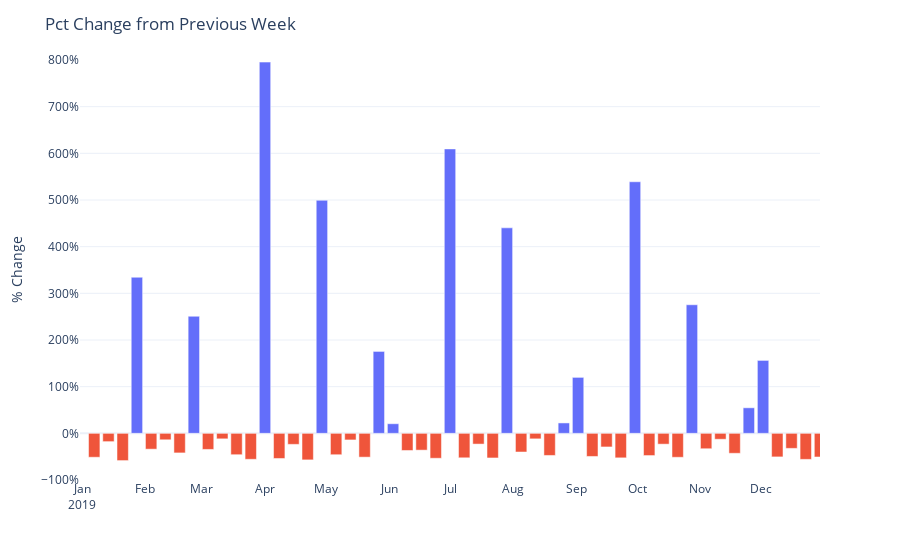

Notebook code for this chart:
### Code cell
fig = px.bar(df_test, 
             x = df_test.index, 
             y = df_test.columns,
            template = "plotly_white"
)

fig.update_xaxes(
    dtick="M1",
    tickformat="%b\n%Y",
)

fig.update_yaxes(
    tickformat = ',.0%',
    range = [-1,8],
)

fig.update_layout(
    xaxis_title = None,
    yaxis_title = '% Change',
    title_text = 'Pct Change from Previous Week',
    xaxis_range = ['2018-12-31','2019-12-30'],
    barmode='relative',
    showlegend=False
)

fig.show();

### Figure 1 — Plotly figure (JSON) as saved in the notebook; plotly's stock layout.template omitted (floating-point values rounded to 4 significant figures)
{"data": [{"alignmentgroup": "True", "hovertemplate": "variable=positive<br>week=%{x}<br>value=%{y}<extra></extra>", "legendgroup": "positive", "marker": {"color": "#636efa"}, "name": "positive", "offsetgroup": "positive", "orientation": "v", "showlegend": true, "textposition": "auto", "type": "bar", "x": ["2018-12-31T00:00:00", "2019-01-07T00:00:00", "2019-01-14T00:00:00", "2019-01-21T00:00:00", "2019-01-28T00:00:00", "2019-02-04T00:00:00", "2019-02-11T00:00:00", "2019-02-18T00:00:00", "2019-02-25T00:00:00", "2019-03-04T00:00:00", "2019-03-11T00:00:00", "2019-03-18T00:00:00", "2019-03-25T00:00:00", "2019-04-01T00:00:00", "2019-04-08T00:00:00", "2019-04-15T00:00:00", "2019-04-22T00:00:00", "2019-04-29T00:00:00", "2019-05-06T00:00:00", "2019-05-13T00:00:00", "2019-05-20T00:00:00", "2019-05-27T00:00:00", "2019-06-03T00:00:00", "2019-06-10T00:00:00", "2019-06-17T00:00:00", "2019-06-24T00:00:00", "2019-07-01T00:00:00", "2019-07-08T00:00:00", "2019-07-15T00:00:00", "2019-07-22T00:00:00", "2019-07-29T00:00:00", "2019-08-05T00:00:00", "2019-08-12T00:00:00", "2019-08-19T00:00:00", "2019-08-26T00:00:00", "2019-09-02T00:00:00", "2019-09-09T00:00:00", "2019-09-16T00:00:00", "2019-09-23T00:00:00", "2019-09-30T00:00:00", "2019-10-07T00:00:00", "2019-10-14T00:00:00", "2019-10-21T00:00:00", "2019-10-28T00:00:00", "2019-11-04T00:00:00", "2019-11-11T00:00:00", "2019-11-18T00:00:00", "2019-11-25T00:00:00", "2019-12-02T00:00:00", "2019-12-09T00:00:00", "2019-12-16T00:00:00", "2019-12-23T00:00:00", "2019-12-30T00:00:00", "2020-01-06T00:00:00", "2020-01-13T00:00:00", "2020-01-20T00:00:00", "2020-01-27T00:00:00", "2020-02-03T00:00:00", "2020-02-10T00:00:00", "2020-02-17T00:00:00", "2020-02-24T00:00:00", "2020-03-02T00:00:00", "2020-03-09T00:00:00"], "xaxis": "x", "y": [null, null, null, null, 3.345, null, null, null, 2.509, null, null, null, null, 7.955, null, null, null, 4.994, null, null, null, 1.755, 0.2058, null, null, null, 6.095, null, null, null, 4.404, null, null, null, 0.2227, 1.199, null, null, null, 5.391, null, null, null, 2.755, null, null, null, 0.5475, 1.563, null, null, null, null, null, null, null, null, null, null, null, 0.08147, null, null], "yaxis": "y"}, {"alignmentgroup": "True", "hovertemplate": "variable=negative<br>week=%{x}<br>value=%{y}<extra></extra>", "legendgroup": "negative", "marker": {"color": "#EF553B"}, "name": "negative", "offsetgroup": "negative", "orientation": "v", "showlegend": true, "textposition": "auto", "type": "bar", "x": ["2018-12-31T00:00:00", "2019-01-07T00:00:00", "2019-01-14T00:00:00", "2019-01-21T00:00:00", "2019-01-28T00:00:00", "2019-02-04T00:00:00", "2019-02-11T00:00:00", "2019-02-18T00:00:00", "2019-02-25T00:00:00", "2019-03-04T00:00:00", "2019-03-11T00:00:00", "2019-03-18T00:00:00", "2019-03-25T00:00:00", "2019-04-01T00:00:00", "2019-04-08T00:00:00", "2019-04-15T00:00:00", "2019-04-22T00:00:00", "2019-04-29T00:00:00", "2019-05-06T00:00:00", "2019-05-13T00:00:00", "2019-05-20T00:00:00", "2019-05-27T00:00:00", "2019-06-03T00:00:00", "2019-06-10T00:00:00", "2019-06-17T00:00:00", "2019-06-24T00:00:00", "2019-07-01T00:00:00", "2019-07-08T00:00:00", "2019-07-15T00:00:00", "2019-07-22T00:00:00", "2019-07-29T00:00:00", "2019-08-05T00:00:00", "2019-08-12T00:00:00", "2019-08-19T00:00:00", "2019-08-26T00:00:00", "2019-09-02T00:00:00", "2019-09-09T00:00:00", "2019-09-16T00:00:00", "2019-09-23T00:00:00", "2019-09-30T00:00:00", "2019-10-07T00:00:00", "2019-10-14T00:00:00", "2019-10-21T00:00:00", "2019-10-28T00:00:00", "2019-11-04T00:00:00", "2019-11-11T00:00:00", "2019-11-18T00:00:00", "2019-11-25T00:00:00", "2019-12-02T00:00:00", "2019-12-09T00:00:00", "2019-12-16T00:00:00", "2019-12-23T00:00:00", "2019-12-30T00:00:00", "2020-01-06T00:00:00", "2020-01-13T00:00:00", "2020-01-20T00:00:00", "2020-01-27T00:00:00", "2020-02-03T00:00:00", "2020-02-10T00:00:00", "2020-02-17T00:00:00", "2020-02-24T00:00:00", "2020-03-02T00:00:00", "2020-03-09T00:00:00"], "xaxis": "x", "y": [null, -0.5123, -0.178, -0.584, null, -0.3393, -0.1383, -0.4197, null, -0.3449, -0.1182, -0.458, -0.5564, null, -0.5389, -0.2362, -0.569, null, -0.4586, -0.1414, -0.5103, null, null, -0.3674, -0.3602, -0.534, null, -0.5246, -0.2302, -0.5277, null, -0.4, -0.1185, -0.4739, null, null, -0.4951, -0.2919, -0.5254, null, -0.4763, -0.2318, -0.5132, null, -0.3302, -0.1268, -0.4277, null, null, -0.5049, -0.322, -0.5578, -0.5067, -0.4935, -0.3777, -0.207, -0.2879, -0.3531, -0.4736, -0.2292, null, -0.8901, -0.8], "yaxis": "y"}], "layout": {"autosize": true, "barmode": "relative", "legend": {"title": {"text": "variable"}, "tracegroupgap": 0}, "margin": {"t": 60}, "showlegend": false, "title": {"text": "Pct Change from Previous Week"}, "xaxis": {"anchor": "y", "domain": [0, 1], "dtick": "M1", "range": ["2018-12-31", "2019-12-30"], "tickformat": "%b\n%Y", "title": {}, "type": "date"}, "yaxis": {"anchor": "x", "domain": [0, 1], "range": [-1, 8], "tickformat": ",.0%", "title": {"text": "% Change"}, "type": "linear"}}}
